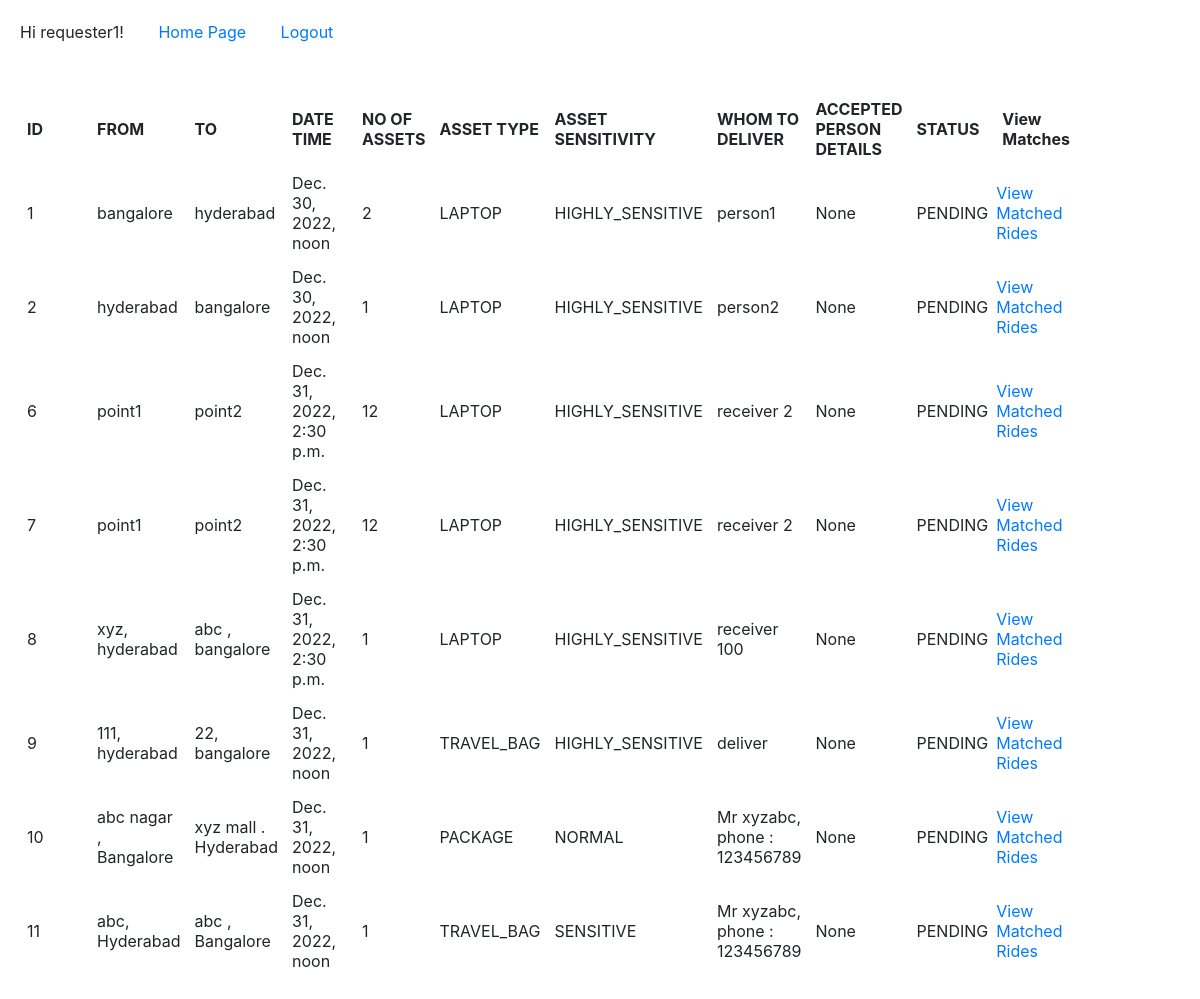
The app's page /my_transportation_requests (signed in) with its own data.
### Requester/models.py (models this page shows)
class Transport_Request(models.Model):
    requester=models.ForeignKey(User, on_delete=models.CASCADE,
        related_name="requester")
    rider=models.ForeignKey(User,null=True,on_delete=models.CASCADE,
        blank=True,related_name="rider")
    pickup=models.TextField()
    delivery_at=models.TextField()
    date_time=models.DateTimeField()
    flexible=models.BooleanField()
    whom_to_deliver=models.TextField()
    assets_quantity=models.IntegerField()
    asset_types = models.CharField(
        max_length=20,
        choices=Asset_types.choices,
    )
    sensitivities = models.CharField(
        max_length=20,
        choices=Sensitivities.choices,
    )
    status=models.CharField(
        max_length=20,
        choices=Matched_Status.choices,
        default=Matched_Status.PENDING
    )

### Requester/views.py (the view)
# urls.py: path("my_transportation_requests",views.my_transportation_requests,name="transportation_request"),
def my_transportation_requests(request):
    requester=request.user.id
    my_requests=Transport_Request.objects.filter(requester=requester)
    required_data=[]
    for i in my_requests:
        temp={"id":i.id,"FROM":i.pickup,"TO":i.delivery_at, 'date_time':i.date_time,
            "asset_type":i.asset_types,"asset_sensitivity":i.sensitivities,
            "whom_to_deliver":i.whom_to_deliver,"accepted_person_details":i.rider,
            "status":i.status, "assets_quantity":i.assets_quantity
            }
        required_data.append(temp)
    return render(request,"Transportation_requests.html",{"required_data":required_data})

### Templates/Transportation_requests.html (shortened to what this page needs)
<html>
    {% extends "base.html" %}
    {% block content %}
    <table>
    <thead>
    <tr>
    <th style="width : 70px;  padding : 7px;  overflow: auto">ID</th>
    <th style="width : 70px;  padding : 7px;  overflow: auto" >FROM</th>
    <th style="width : 70px;  padding : 7px;  overflow: auto">TO</th>
    <th style="width : 70px;  padding : 7px;  overflow: auto">DATE TIME</th>
    <th style="width : 70px;  padding : 7px;  overflow: auto">NO OF ASSETS</th>
    <th style="width : 70px;  padding : 7px;  overflow: auto">ASSET TYPE</th>
    <th style="width : 70px;  padding : 7px;  overflow: auto">ASSET SENSITIVITY</th>
    <th style="width : 70px;  padding : 7px;  overflow: auto">WHOM TO DELIVER</th>
    <th style="width : 70px;  padding : 7px;  overflow: auto">ACCEPTED PERSON DETAILS</th>
    <th style="width : 70px;  padding : 7px;  overflow: auto">STATUS</th>
    <th style="width : 70px;  padding : 7px;  overflow: auto">View Matches</th>
    </tr>
    </thead>
    {% for i in required_data %}
    <tr>
        <td style="width : 70px;  padding : 7px;  overflow: auto">{{i.id}}</td>
        <td style="width : 70px;  padding : 7px;  overflow: auto">{{i.FROM}}</td>
        <td style="width : 70px;  padding : 7px;  overflow: auto">{{i.TO}}</td>
        <td style="width : 70px;  padding : 7px;  overflow: auto">{{i.date_time}}</td>
        <td style="width : 70px;  padding : 7px;  overflow: auto">{{i.assets_quantity}}</td>
        <td style="width : 70px;  padding : 7px;  overflow: auto">{{i.asset_type}}</td>
        <td style="width : 70px;  padding : 7px;  overflow: auto">{{i.asset_sensitivity}}</td>
        <td style="width : 70px;  padding : 7px;  overflow: auto">{{i.whom_to_deliver}}</td>
        <td style="width : 70px;  padding : 7px;  overflow: auto">{{i.accepted_person_details}}</td>
        <td style="width : 70px;  padding : 7px;  overflow: auto">{{i.status}}</td>
        <td><a href=view_matched_rides/{{i.id}} >View Matched Rides</a></td>
    </tr>
    {% endfor %}
    </table>
    {% endblock %}

### Templates/base.html (shortened to what this page needs)
<html>
  <head>
    <link rel="stylesheet" href="https://cdn.jsdelivr.net/npm/bootstrap@4.5.3/dist/css/bootstrap.min.css">
  </head>
 <body style="padding: 20px">
    {% block base %}
    {% if user.is_authenticated %}
    Hi {{ user.username }}!
    <a style="padding-left : 30px;" href="/home">Home Page</a>
    <a style="padding-left : 30px;"  href="/logout">Logout</a>
    {% else %}
    <p>You are not logged in</p>
    <a href="{% url 'login_page' %}">Log In</a>
    {% endif %}
    {% endblock %}
    <br><br><br>
    <body>
        <main>
          {% block content %}
          {% endblock %}
        </main>
        <br>
        <br>
    </body>
  </body>
</html>

### records on screen
Transport_Request: FROM "bangalore", TO "hyderabad", date_time "Dec. 30, 2022, noon", asset_type "LAPTOP", asset_sensitivity "HIGHLY_SENSITIVE", whom_to_deliver "person1", status "PENDING"
Transport_Request: FROM "hyderabad", TO "bangalore", date_time "Dec. 30, 2022, noon", asset_type "LAPTOP", asset_sensitivity "HIGHLY_SENSITIVE", whom_to_deliver "person2", status "PENDING"
Transport_Request: FROM "point1", TO "point2", date_time "Dec. 31, 2022, 2:30 p.m.", asset_type "LAPTOP", asset_sensitivity "HIGHLY_SENSITIVE", whom_to_deliver "receiver 2", status "PENDING"
Transport_Request: FROM "point1", TO "point2", date_time "Dec. 31, 2022, 2:30 p.m.", asset_type "LAPTOP", asset_sensitivity "HIGHLY_SENSITIVE", whom_to_deliver "receiver 2", status "PENDING"
Transport_Request: FROM "xyz, hyderabad", TO "abc , bangalore", date_time "Dec. 31, 2022, 2:30 p.m.", asset_type "LAPTOP", asset_sensitivity "HIGHLY_SENSITIVE", whom_to_deliver "receiver 100", status "PENDING"
Transport_Request: FROM "111, hyderabad", TO "22, bangalore", date_time "Dec. 31, 2022, noon", asset_type "TRAVEL_BAG", asset_sensitivity "HIGHLY_SENSITIVE", whom_to_deliver "deliver", status "PENDING"
Transport_Request: FROM "abc nagar , Bangalore", TO "xyz mall . Hyderabad", date_time "Dec. 31, 2022, noon", asset_type "PACKAGE", asset_sensitivity "NORMAL", whom_to_deliver "Mr xyzabc, phone : 123456789", status "PENDING"
Transport_Request: FROM "abc, Hyderabad", TO "abc , Bangalore", date_time "Dec. 31, 2022, noon", asset_type "TRAVEL_BAG", asset_sensitivity "SENSITIVE", whom_to_deliver "Mr xyzabc, phone : 123456789", status "PENDING"

### other values on screen
{{ user.username }} "requester1"
{{ i.id }} "1" "2" "6" "7" "8" "9" "10" "11"
{{ i.assets_quantity }} "2" "1" "12" "12" "1" "1" "1" "1"
{{ i.accepted_person_details }} "None" "None" "None" "None" "None" "None" "None" "None"
